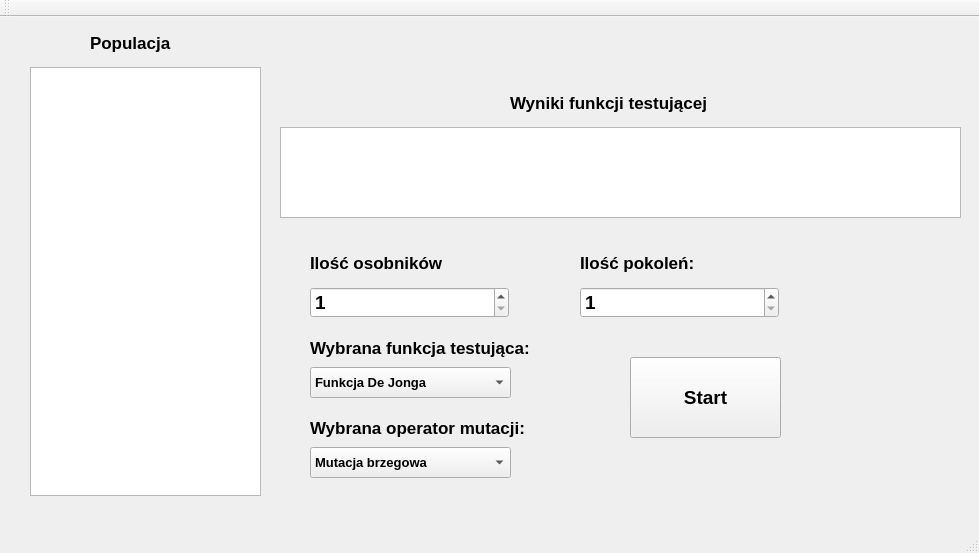
<?xml version="1.0" encoding="UTF-8"?>
<ui version="4.0">
 <class>MainWindow</class>
 <widget class="QMainWindow" name="MainWindow">
  <property name="geometry">
   <rect>
    <x>0</x>
    <y>0</y>
    <width>979</width>
    <height>553</height>
   </rect>
  </property>
  <property name="windowTitle">
   <string>MainWindow</string>
  </property>
  <widget class="QWidget" name="centralWidget">
   <widget class="QTableWidget" name="tableWidget">
    <property name="geometry">
     <rect>
      <x>30</x>
      <y>50</y>
      <width>231</width>
      <height>429</height>
     </rect>
    </property>
    <property name="font">
     <font>
      <pointsize>10</pointsize>
      <weight>75</weight>
      <bold>true</bold>
     </font>
    </property>
    <property name="layoutDirection">
     <enum>Qt::LeftToRight</enum>
    </property>
    <property name="lineWidth">
     <number>1</number>
    </property>
    <property name="textElideMode">
     <enum>Qt::ElideLeft</enum>
    </property>
    <attribute name="horizontalHeaderDefaultSectionSize">
     <number>80</number>
    </attribute>
    <attribute name="horizontalHeaderMinimumSectionSize">
     <number>40</number>
    </attribute>
    <attribute name="verticalHeaderDefaultSectionSize">
     <number>20</number>
    </attribute>
    <attribute name="verticalHeaderMinimumSectionSize">
     <number>20</number>
    </attribute>
   </widget>
   <widget class="QPushButton" name="Lusuj">
    <property name="geometry">
     <rect>
      <x>630</x>
      <y>340</y>
      <width>151</width>
      <height>81</height>
     </rect>
    </property>
    <property name="font">
     <font>
      <pointsize>14</pointsize>
      <weight>75</weight>
      <bold>true</bold>
     </font>
    </property>
    <property name="text">
     <string>Start</string>
    </property>
   </widget>
   <widget class="QSpinBox" name="Ilosc">
    <property name="geometry">
     <rect>
      <x>310</x>
      <y>270</y>
      <width>199</width>
      <height>31</height>
     </rect>
    </property>
    <property name="font">
     <font>
      <pointsize>14</pointsize>
      <weight>75</weight>
      <bold>true</bold>
     </font>
    </property>
    <property name="minimum">
     <number>1</number>
    </property>
    <property name="maximum">
     <number>10000</number>
    </property>
   </widget>
   <widget class="QTableWidget" name="DeJonga">
    <property name="geometry">
     <rect>
      <x>280</x>
      <y>110</y>
      <width>681</width>
      <height>91</height>
     </rect>
    </property>
    <property name="font">
     <font>
      <weight>75</weight>
      <bold>true</bold>
     </font>
    </property>
   </widget>
   <widget class="QLabel" name="label">
    <property name="geometry">
     <rect>
      <x>90</x>
      <y>10</y>
      <width>131</width>
      <height>31</height>
     </rect>
    </property>
    <property name="font">
     <font>
      <pointsize>13</pointsize>
      <weight>75</weight>
      <bold>true</bold>
     </font>
    </property>
    <property name="text">
     <string>Populacja</string>
    </property>
   </widget>
   <widget class="QLabel" name="label_2">
    <property name="geometry">
     <rect>
      <x>510</x>
      <y>70</y>
      <width>211</width>
      <height>31</height>
     </rect>
    </property>
    <property name="font">
     <font>
      <pointsize>13</pointsize>
      <weight>75</weight>
      <bold>true</bold>
     </font>
    </property>
    <property name="text">
     <string>Wyniki funkcji testującej</string>
    </property>
   </widget>
   <widget class="QLabel" name="label_3">
    <property name="geometry">
     <rect>
      <x>310</x>
      <y>230</y>
      <width>191</width>
      <height>31</height>
     </rect>
    </property>
    <property name="font">
     <font>
      <pointsize>13</pointsize>
      <weight>75</weight>
      <bold>true</bold>
     </font>
    </property>
    <property name="text">
     <string>Ilość osobników</string>
    </property>
   </widget>
   <widget class="QComboBox" name="WFunkcja">
    <property name="geometry">
     <rect>
      <x>310</x>
      <y>350</y>
      <width>201</width>
      <height>31</height>
     </rect>
    </property>
    <property name="font">
     <font>
      <pointsize>10</pointsize>
      <weight>75</weight>
      <bold>true</bold>
     </font>
    </property>
    <item>
     <property name="text">
      <string>Funkcja De Jonga</string>
     </property>
    </item>
    <item>
     <property name="text">
      <string>Funkcja sumy różnych potęg</string>
     </property>
    </item>
    <item>
     <property name="text">
      <string>Funkcja Rastrigina</string>
     </property>
    </item>
    <item>
     <property name="text">
      <string>Funkcja Rosembrocka</string>
     </property>
    </item>
   </widget>
   <widget class="QLabel" name="label_4">
    <property name="geometry">
     <rect>
      <x>310</x>
      <y>320</y>
      <width>241</width>
      <height>21</height>
     </rect>
    </property>
    <property name="font">
     <font>
      <pointsize>13</pointsize>
      <weight>75</weight>
      <bold>true</bold>
     </font>
    </property>
    <property name="text">
     <string>Wybrana funkcja testująca:</string>
    </property>
   </widget>
   <widget class="QLabel" name="label_5">
    <property name="geometry">
     <rect>
      <x>310</x>
      <y>400</y>
      <width>241</width>
      <height>21</height>
     </rect>
    </property>
    <property name="font">
     <font>
      <pointsize>13</pointsize>
      <weight>75</weight>
      <bold>true</bold>
     </font>
    </property>
    <property name="text">
     <string>Wybrana operator mutacji:</string>
    </property>
   </widget>
   <widget class="QComboBox" name="WMutacja">
    <property name="geometry">
     <rect>
      <x>310</x>
      <y>430</y>
      <width>201</width>
      <height>31</height>
     </rect>
    </property>
    <property name="font">
     <font>
      <pointsize>10</pointsize>
      <weight>75</weight>
      <bold>true</bold>
     </font>
    </property>
    <item>
     <property name="text">
      <string>Mutacja brzegowa</string>
     </property>
    </item>
    <item>
     <property name="text">
      <string>Mutacja równomierna</string>
     </property>
    </item>
    <item>
     <property name="text">
      <string>Mutacja na zasadzie wymiany</string>
     </property>
    </item>
    <item>
     <property name="text">
      <string>Mutacja wspinaczkowa</string>
     </property>
    </item>
   </widget>
   <widget class="QLabel" name="label_6">
    <property name="geometry">
     <rect>
      <x>580</x>
      <y>230</y>
      <width>191</width>
      <height>31</height>
     </rect>
    </property>
    <property name="font">
     <font>
      <pointsize>13</pointsize>
      <weight>75</weight>
      <bold>true</bold>
     </font>
    </property>
    <property name="text">
     <string>Ilość pokoleń:</string>
    </property>
   </widget>
   <widget class="QSpinBox" name="Ilosc_2">
    <property name="geometry">
     <rect>
      <x>580</x>
      <y>270</y>
      <width>199</width>
      <height>31</height>
     </rect>
    </property>
    <property name="font">
     <font>
      <pointsize>14</pointsize>
      <weight>75</weight>
      <bold>true</bold>
     </font>
    </property>
    <property name="minimum">
     <number>1</number>
    </property>
    <property name="maximum">
     <number>10000</number>
    </property>
   </widget>
  </widget>
  <widget class="QMenuBar" name="menuBar">
   <property name="geometry">
    <rect>
     <x>0</x>
     <y>0</y>
     <width>979</width>
     <height>21</height>
    </rect>
   </property>
  </widget>
  <widget class="QToolBar" name="mainToolBar">
   <attribute name="toolBarArea">
    <enum>TopToolBarArea</enum>
   </attribute>
   <attribute name="toolBarBreak">
    <bool>false</bool>
   </attribute>
  </widget>
  <widget class="QStatusBar" name="statusBar"/>
 </widget>
 <layoutdefault spacing="6" margin="11"/>
 <resources/>
 <connections/>
</ui>
